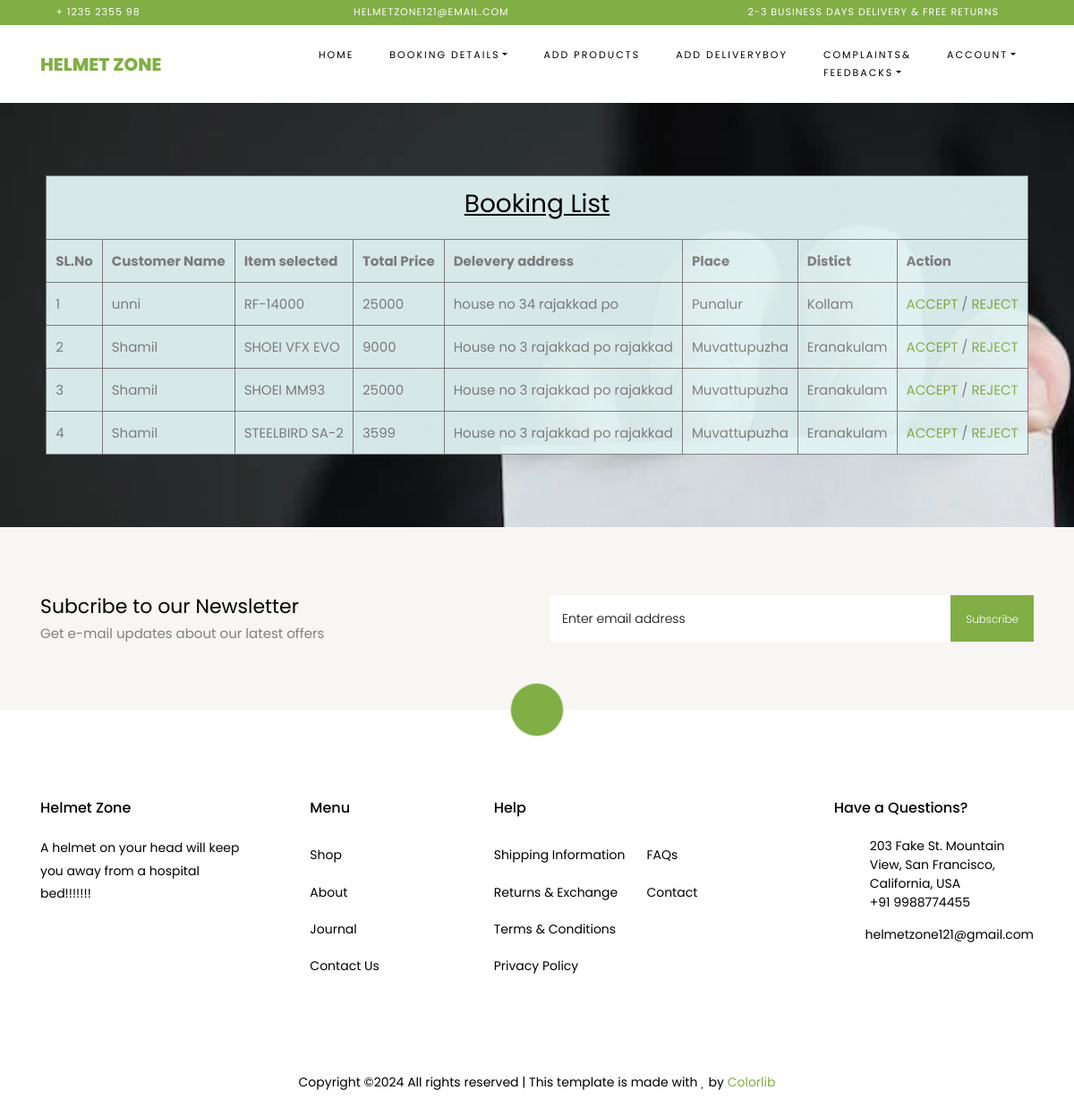
Page /seller/viewbookings/ (signed in) on the committed database.
### User/models.py (models this page shows)
class Cart(models.Model):
    booking=models.ForeignKey(Booking,on_delete=models.CASCADE)
    product=models.ForeignKey("Seller.productt",on_delete=models.CASCADE)
    booking_quantity=models.IntegerField(default=1)

class Booking(models.Model):
    user=models.ForeignKey(newuser,on_delete=models.CASCADE)
    booking_status=models.IntegerField(default=0)
    booking_date=models.DateField(auto_now_add=True)

### Guest/models.py (models this page shows)
class newuser(models.Model):
    name=models.CharField(max_length=50)
    contact=models.CharField(max_length=50)
    email=models.EmailField(unique=True,null=True)
    address=models.CharField(max_length=50)
    place=models.ForeignKey(Place,on_delete=models.CASCADE)
    gender=models.CharField(max_length=50)
    photo=models.FileField(upload_to='UserDocs/')
    password=models.CharField(max_length=50,unique=True)

### Seller/models.py (models this page shows)
class productt(models.Model):
    name=models.CharField(max_length=50)
    rate=models.CharField(max_length=50)
    details=models.EmailField(max_length=100)
    model=models.ForeignKey(helmetModels,on_delete=models.CASCADE)
    photo=models.FileField(upload_to='productDocs/')
    seller=models.ForeignKey(Seller,on_delete=models.SET_NULL,null=True)

### Admin/models.py (models this page shows)
class Place(models.Model):
    place_name=models.CharField(max_length=50)
    district=models.ForeignKey(District,on_delete=models.CASCADE)
    def __str__(self):
        return self.place_name

class District(models.Model):
    district_name=models.CharField(max_length=50)
    def __str__(self):
        return self.district_name

### Seller/views.py (the view)
# urls.py: path('viewbookings/',views.Bookking,name="viewbookings"),
def Bookking(request):
    if 'sid' in request.session:
        sell=Seller.objects.get(id=request.session["sid"])
        pdt=Cart.objects.filter(product__seller=sell,booking__booking_status=1)
        return render(request,"Seller/Viewbookings.html",{'Pdt':pdt})
    else:
        return redirect("Guest:login")

### Seller/Templates/Seller/Viewbookings.html (shortened to what this page needs)
{% extends 'Seller/Head.html' %}
{% load static %}
{% block content %}
<!DOCTYPE html>
<html lang="en">
<head>
</head>
<div class="pcoded-inner-content">
<body>
    <br><br><br>
    <table border="1" align="center" cellpadding="10" class="clrfrm">
        <tr><td colspan="8" align="center"><h3><u>Booking List</u></h3></td></tr>
        <tr>
            <th>SL.No</th>
            <th>Customer Name</th>
            <th>Item selected</th>
            <th>Total Price</th>
            <th>Delevery address</th>
            <th>Place</th>
            <th>Distict</th>
            <th>Action</th>
        </tr>
        {% for i in Pdt %}
            <tr>
                <td>{{forloop.counter}}</td>
                <td>{{i.booking.user.name}}</td>
                <td>{{i.product.name}}</td>
                <td>{{i.product.rate}}</td>
                <td>{{i.booking.user.address}}</td>
                <td>{{i.booking.user.place}}</td>
                <td>{{i.booking.user.place.district}}</td>
                <td><a href="{% url 'seller:acceptorder' i.booking_id %}">ACCEPT</a>   /   <a href="{% url 'seller:rejectorder' i.booking_id %}">REJECT</a></td>
            </tr>
            {% endfor %}
    </table>
    <br><br><br>
</div>
</body>
</html>
{% endblock content %}

### Seller/Templates/Seller/Viewbookings.html (style rules this page uses)
.pcoded-inner-content { background-image: url(../../../Guest/static/main/images/ccc.webp); background-repeat: no-repeat; background-attachment: fixed; background-size:cover; }
.clrfrm { background-color: rgb(225, 243, 243); opacity:95%; }

### rows in the picture
Cart: booking.user.name "unni", product.name "RF-14000", product.rate "25000", booking.user.address "house no 34 rajakkad po", booking.user.place "Punalur", booking.user.place.district "Kollam"
Cart: booking.user.name "Shamil", product.name "SHOEI VFX EVO", product.rate "9000", booking.user.address "House no 3 rajakkad po rajakkad", booking.user.place "Muvattupuzha", booking.user.place.district "Eranakulam"
Cart: booking.user.name "Shamil", product.name "SHOEI MM93", product.rate "25000", booking.user.address "House no 3 rajakkad po rajakkad", booking.user.place "Muvattupuzha", booking.user.place.district "Eranakulam"
Cart: booking.user.name "Shamil", product.name "STEELBIRD SA-2", product.rate "3599", booking.user.address "House no 3 rajakkad po rajakkad", booking.user.place "Muvattupuzha", booking.user.place.district "Eranakulam"
